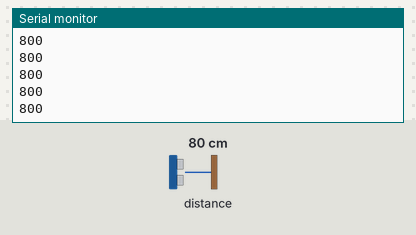
Simulated run of this sketch. Board: Arduino Uno, built with avr-gcc and run on an emulated ATmega328P. Shown: the last lines printed to the serial monitor. The inputs (shaded band) are chosen by the test bench; at power-on: distance to the obstacle 80 cm.

Above: at 1.2 s.
1.3 s: distance to the obstacle set to 250 cm
At 1.43 s:
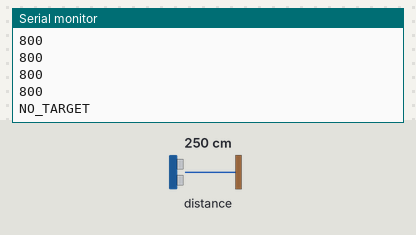
3.2 s: distance to the obstacle set to 2 cm
At 3.26 s:
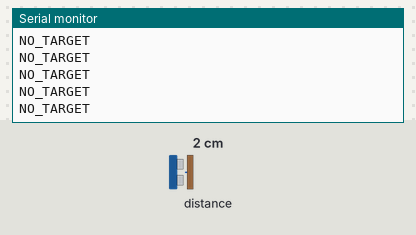

Measured:
- after the input at 1.3 s, the serial monitor: prints a new line after 0.07 s (image 1)

The sketch:

SingleSensorTest.ino
```cpp
// ============================================================
//  Diagnostic sketch — ONE VL53L0X, plain wiring, no address juggling
// ============================================================
// For testing range/timeout in isolation before wiring all 4 sensors in
// GestureSensors.ino. With only one sensor on the bus there's no address
// conflict, so VIN goes straight to the shared power rail like any normal
// module — no per-sensor switch pin needed here.
//
// Wiring: VIN->5V, GND->GND, SCL->A5, SDA->A4.
// Library: Pololu VL53L0X (same as GestureSensors.ino).
//
// Prints one line per reading, ~20 Hz: either the distance in millimetres,
// or "TIMEOUT" if the sensor didn't answer in time (SENSOR_TIMEOUT_MS).

#include <Wire.h>
#include <VL53L0X.h>

// Same values as GestureSensors.ino — see the comments there for why.
const uint32_t MEASUREMENT_BUDGET_US = 66000;
const uint16_t SENSOR_TIMEOUT_MS = 150;
const int NO_TARGET_MM = 2000;

VL53L0X sensor;

void setup()
{
  Serial.begin(115200);
  Wire.begin();

  sensor.setMeasurementTimingBudget(MEASUREMENT_BUDGET_US);
  sensor.setTimeout(SENSOR_TIMEOUT_MS);
  if (!sensor.init())
  {
    Serial.println("ERROR: sensor init failed - check wiring");
    while (true) {}
  }

  Serial.println("Sensor ready.");
}

void loop()
{
  uint16_t mm = sensor.readRangeSingleMillimeters();

  if (sensor.timeoutOccurred())
    Serial.println("TIMEOUT");
  else if (mm >= NO_TARGET_MM)
    Serial.println("NO_TARGET");
  else
    Serial.println(mm);

  delay(50);
}
```
